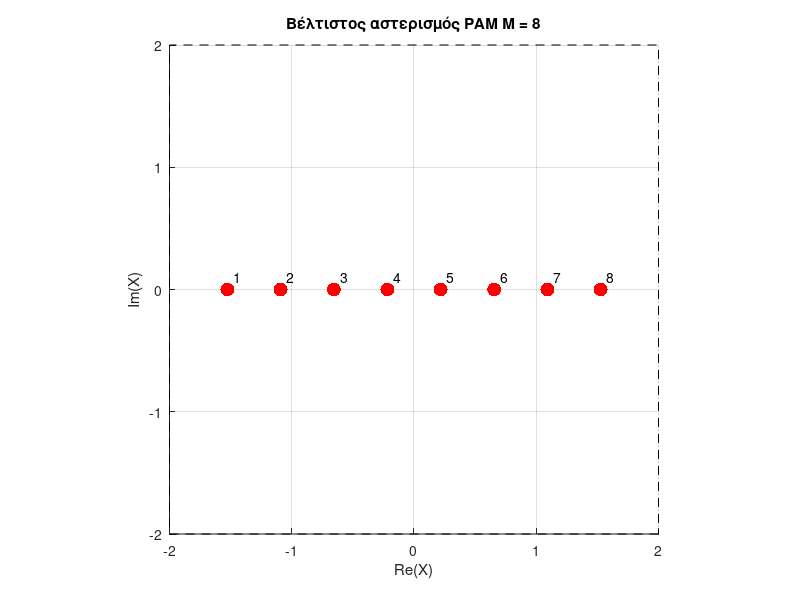

MATLAB code for this plot:
function optimal_PAM_constellation()
 clc; close all;
 % Parameters
 S_dB = 20; % Signal Power in dB
 I_dB = 2 * S_dB; % Interference Power in dB
 S = 10^(S_dB / 10); % Linear signal power
 I = 10^(I_dB / 10); % Linear interference power
 err_thresh = 10^(-0.82)+0.0012; % Maximum SER
 
 % Ξεκινώ με Μ=2,αναλόγως του γραφήματος επιλέξτε συγκεκριμένο Μ και max_M
 % για μικρότερο χρόνο εκτέλεσης
 M = 2;
 max_M = 32;
 bestM = NaN;
 bestX = [];
 best_pe = Inf;
 fprintf(' Βέλτιστος PAM αστερισμός\n');
 fprintf('SNR = %.1f dB, INR = %.1f dB, Threshold = %.3f\n\n', S_dB, I_dB,err_thresh);
 while M <= max_M
 fprintf('Δοκιμή M = %d...\n', M);
 % Generate symmetric PAM levels centered around 0
 X = -(M - 1):2:(M - 1); % Levels like [-3, -1, 1, 3] for M=4
 % Normalize to unit average power
 X = X / sqrt(mean(X.^2));
 % Calculate SER analytically
 pe = pam_SER_approx(X, S, M);
 fprintf('SER = %.4f\n', pe);
 if pe <= err_thresh
 bestM = M;
 bestX = X;
 best_pe = pe;
 M = M + 1; % Try next M
 else
 break; % Stop if threshold exceeded
 end
 end
 if isnan(bestM)
 fprintf('No valid PAM constellation found under the SER threshold.\n');
 return;
 end
 % 2D Plotting of the best PAM constellation in complex plane
 figure('Name', 'Optimal PAM Constellation (2D View)');
 hold on; grid on; axis equal;
 % Draw coordinate grid and boundary box
 rectangle('Position', [-2, -2, 4, 4], 'EdgeColor', 'k', 'LineStyle', '--');
 scatter(real(bestX), zeros(size(bestX)), 100, 'r', 'filled');
 % Annotate each constellation point
 for i = 1:length(bestX)
     text(real(bestX(i)) + 0.05, 0.1, num2str(i), 'FontSize', 10);
 end
 xlim([-2, 2]); ylim([-2, 2]);
 xlabel('Re(Χ)'); ylabel('Im(Χ)');
 title(sprintf('Bέλτιστος αστερισμός PAM M = %d', bestM));
 hold off;
 end
 % ========================================================================
 function pe = pam_SER_approx(X, S, M)
% Computes symbol error rate (SER) for PAM in high-SNR and high-INR
 % regime using analytical approximation.
 % Average over uniform phase in [0, 2], using numerical integration
 N = 1000;
 theta = linspace(0, pi/2, N); % Use symmetry of cos over [0, /2]
 d = 2 * min(diff(X)); % Minimum Euclidean distance between symbols
 arg = sqrt(6 * S / (M^2 - 1)) * cos(theta);
 % Define Q function manually (toolbox-free)
 Q = @(x) 0.5 * erfc(x / sqrt(2));
 q_vals = Q(arg);
 % Average over theta
 pe = 2 * (1 - 1/M) * trapz(theta, q_vals .* sin(theta)) / (pi/2);
 end